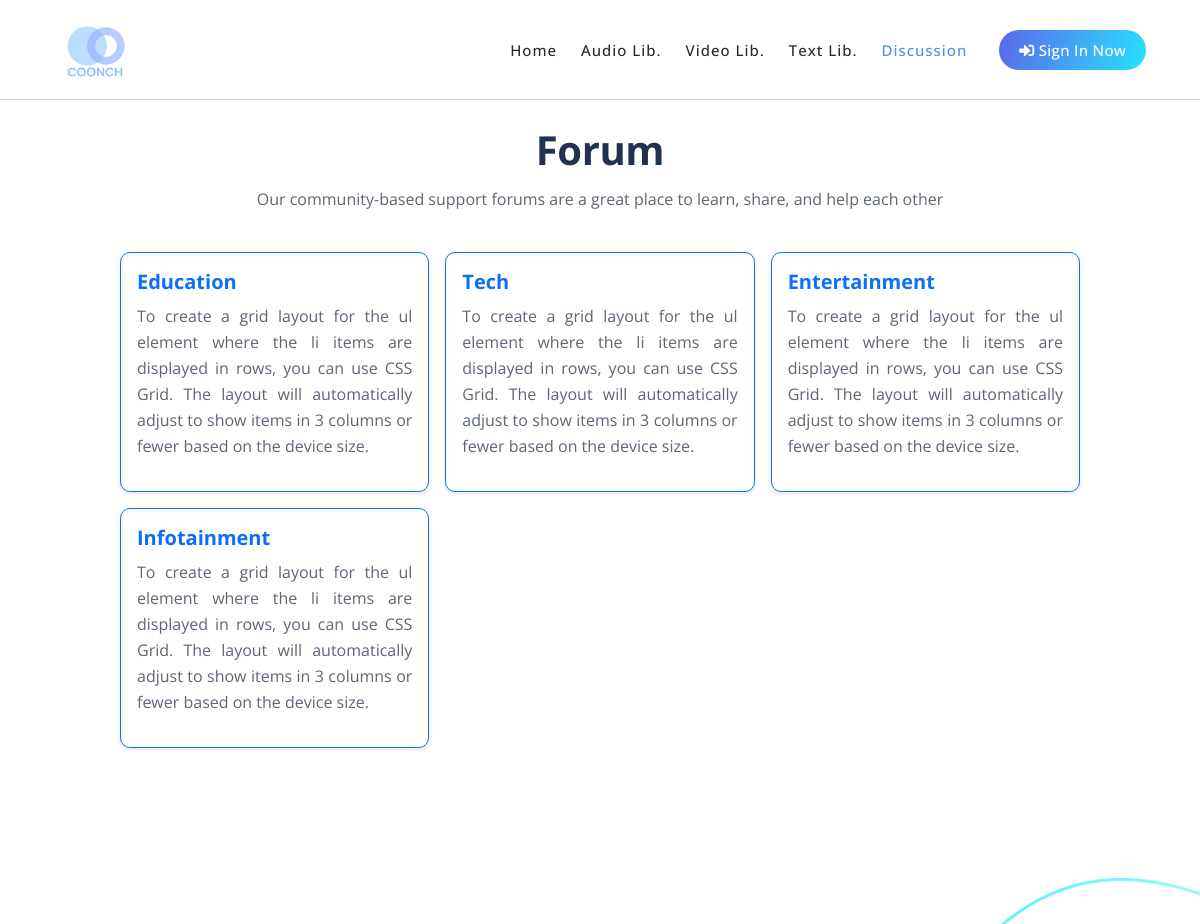
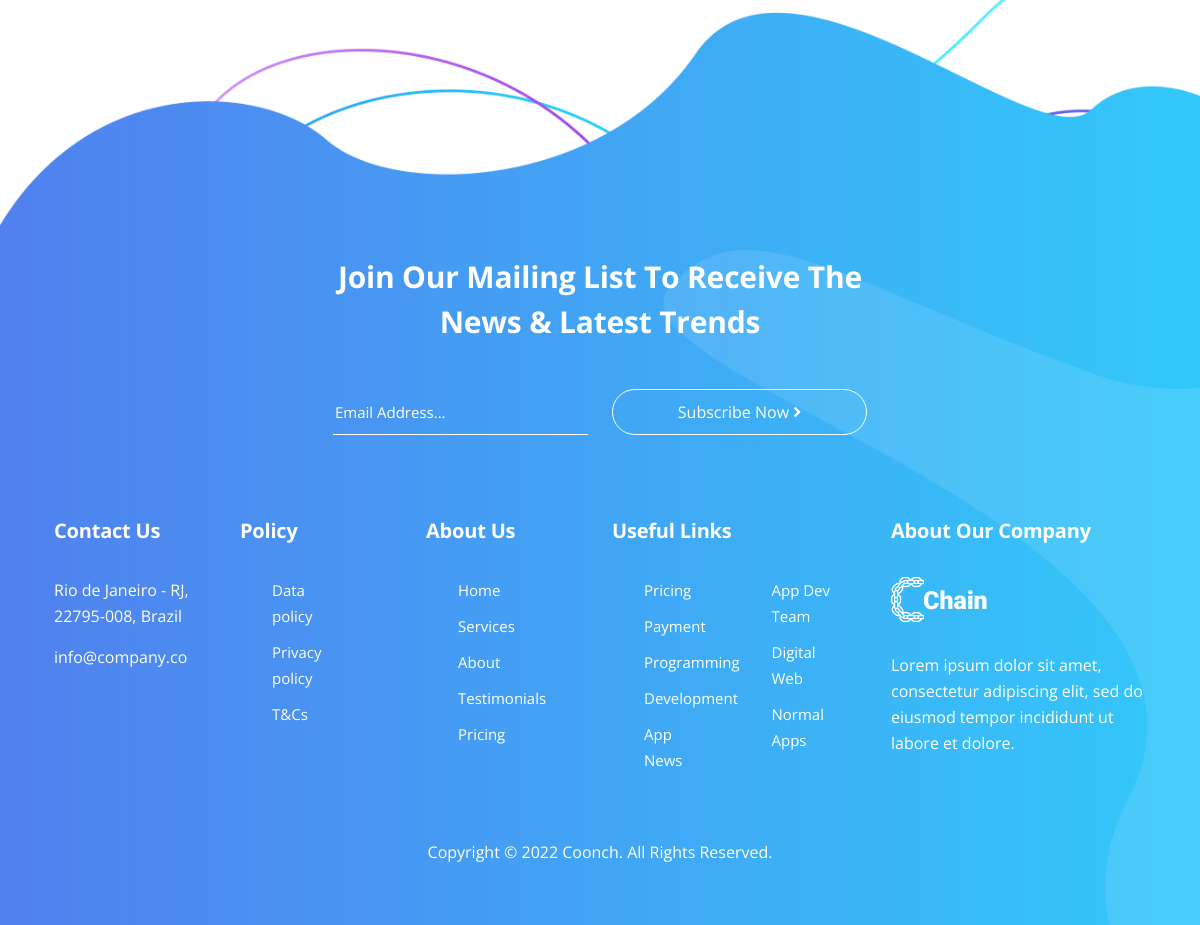
The app's page /forum/ with its own data (2 pictures, top to bottom).
### main/models.py (models this page shows, shortened)
class Category(models.Model):
    name = models.CharField(max_length=100)
    description = models.TextField()

### main/views.py (the view)
# urls.py: path('forum/', views.category_list, name='category_list'),
def category_list(request):
    categories = Category.objects.all()
    return render(request, 'forum/category_list.html', {'categories': categories})

### main/templates/forum/category_list.html (shortened to what this page needs)
{% extends 'base/base.html' %}
{% load static %}
{% block content %}
<br><br><br><br>
<div id="forum">
    <h1 style="text-align: center;margin: 20px 0 10px 0;">Forum</h1>
    <p style="text-align: center;margin: 0 0 40px 0;">Our community-based support forums are a great place to learn, share, and help each other</p>
    <ul id="forum_ul">
        {% for category in categories %}
        <a href="{{ category.id }}/">
            <li>
                <div>
                    <h5 style="color: #0d6efd;">{{ category.name }}</h5>
                    <p>{{ category.description }}</p>
                </div>
            </li>
        </a>
        {% endfor %}
    </ul>
</div>
{% endblock %}

### main/static/main/css/templatemo-chain-app-dev.css (style rules this page uses)
html, body, div, span, applet, object, iframe, h1, h2, h3, h4, h5, h6, p, blockquote, div pre, a, abbr, acronym, address, big, cite, code, del, dfn, em, font, img, ins, kbd, q, s, samp, small, strike, strong, sub, sup, tt, var, b, u, i, center, dl, dt, dd, ol, ul, li, figure, header, nav, section, article, aside, footer, figcaption { margin: 0; padding: 0; border: 0; outline: 0; }
ul, li { padding: 0; margin: 0; list-style: none; }
* { box-sizing: border-box; }
html, body { font-family: 'Roboto', sans-serif; font-weight: 400; background-color: #fff; -ms-text-size-adjust: 100%; -webkit-font-smoothing: antialiased; -moz-osx-font-smoothing: grayscale; }
a { text-decoration: none !important; }
h1, h2, h3, h4, h5, h6 { margin-top: 0px; margin-bottom: 0px; }
ul { margin-bottom: 0px; }
p { font-size: 15px; line-height: 30px; font-weight: 300; color: #afafaf; }
html, body { background: #fff; font-family: 'Roboto', sans-serif; }

### main/static/main/css/profile.css (style rules this page uses)
body { margin-top: 20px; color: #1a202c; text-align: left; background-color: #e2e8f0; }

### main/static/contact/css/styles.css (style rules this page uses)
body, html { width: 100%; height: 100%; }
body, p { color: #5e6576; font: 400 1rem/1.625rem "Open Sans", sans-serif; }
h1 { color: #223150; font-weight: 700; font-size: 2.5rem; line-height: 3.25rem; letter-spacing: -0.4px; }
h5 { color: #223150; font-weight: 700; font-size: 1.25rem; line-height: 1.625rem; }
a { color: #5e6576; text-decoration: underline; }

### main/templates/forum/category_list.html (style rules this page uses)
#forum { width: 80%; margin: auto; }
#forum_ul { display: grid; grid-template-columns: repeat(auto-fit, minmax(300px, 1fr)); gap: 16px; list-style-type: none; padding: 0; }
#forum_ul>a>li { padding: 16px; border-radius: 8px; box-shadow: 0 2px 4px rgba(0, 0, 0, 0.1); text-align: justify; border-radius: 10px; border: 1px solid #0d6efd; }

### records on screen
Category: name "Education", description "To create a grid layout for the ul element where the li items are displayed in rows, you can use CSS Grid. The layout will automatically adjust to show items in 3 columns or fewer based on the device size."
Category: name "Tech", description "To create a grid layout for the ul element where the li items are displayed in rows, you can use CSS Grid. The layout will automatically adjust to show items in 3 columns or fewer based on the device size."
Category: name "Entertainment", description "To create a grid layout for the ul element where the li items are displayed in rows, you can use CSS Grid. The layout will automatically adjust to show items in 3 columns or fewer based on the device size."
Category: name "Infotainment", description "To create a grid layout for the ul element where the li items are displayed in rows, you can use CSS Grid. The layout will automatically adjust to show items in 3 columns or fewer based on the device size."
